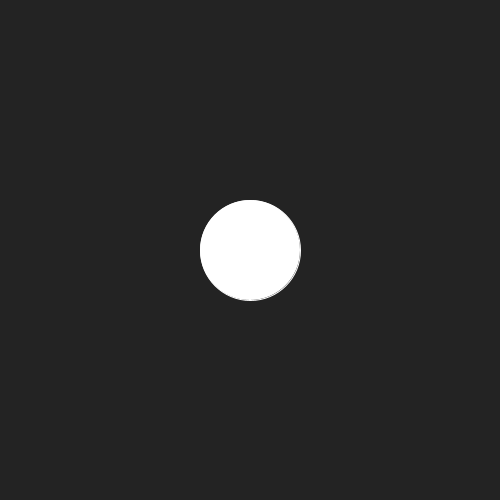
Frame 1 (no input)
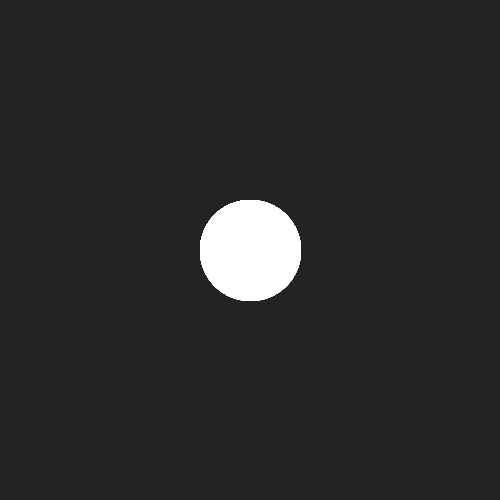
Frame 60 (the mouse pressed at the canvas centre just before this capture)
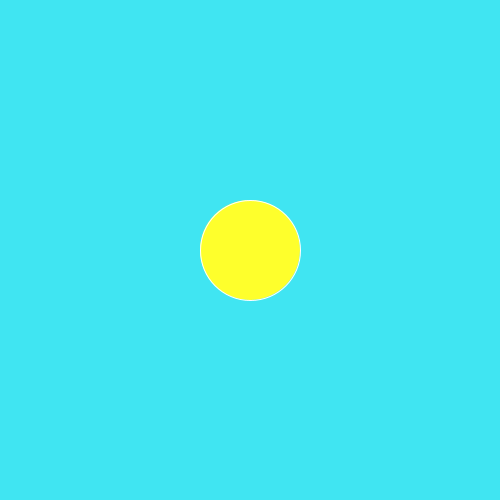
Frame 120 (the mouse held since frame 60 and released just before this capture)

The Processing sketch that drew these frames (run headless with seeded random() and noise(); from frame 60 on, the mouse is pressed at the canvas centre):

// Processing sketch: hw2redo
// ── hw2redo.pde
int value = 0;



void setup(){
  size(500,500); 
  background(35); 
 
}

void draw(){
  
if (mousePressed){
  background(64, 229, 242);
  stroke(255);
  fill(254, 255, 44); 
  ellipse(250, 250, 100, 100); 
}
  else {
    stroke(255);
    ellipse(250, 250, 100, 100); 
  }
  
  value = 0;

}

//void mousePressed(){
//  result=255;
  


//if (mousePressed == true){
//  background(64, 229, 242); 
//  stroke(255); 
//  fill(254, 255, 44); 
//  ellipse(250, 250, 100, 100); 
//}
//else {
//  stroke(255); 
//  ellipse(250, 250, 100, 100); 
//  }
   



//void mouseClicked(){

//  background(64, 229, 242); 
//  stroke(255); 
//  fill(254, 255, 44); 
//  ellipse(250, 250, 100, 100); 
  
//}

    
